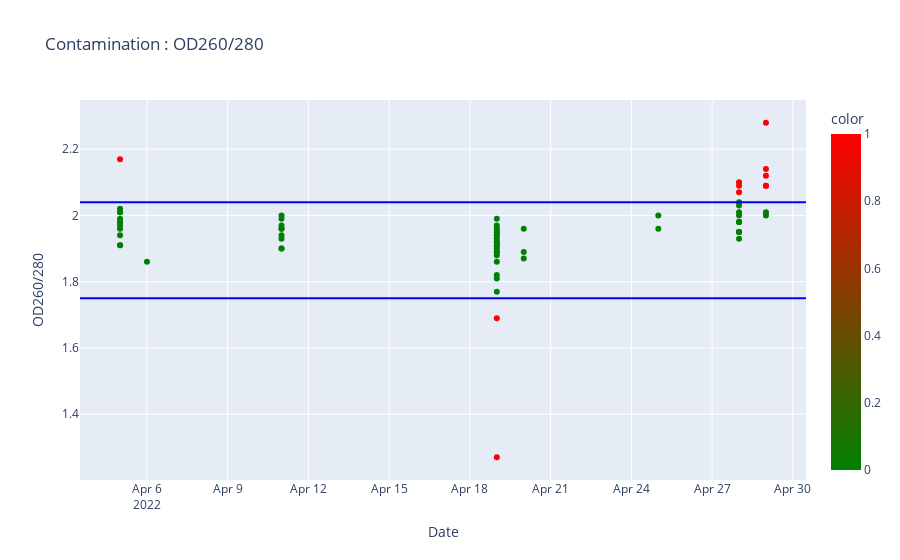

This figure's notebook cell:
### Code cell
import plotly.express as px

fig = px.scatter(df1, x="Date", y="OD260/280",
                 hover_data=['ParticipantID'],title = 'Contamination : OD260/280',
                
    
        color=(
            (df1['OD260/280'] > 2.04) |
            (df1['OD260/280'] < 1.75)
        ).astype('int'),
        color_continuous_scale=["green", "red"]
        
    )
fig.add_hline(y=1.75, line_width=2, line_color="blue")
fig.add_hline(y=2.04, line_width=2, line_color="blue")


fig.show()

### Figure 1 — Plotly figure (JSON) as saved in the notebook; plotly's stock layout.template omitted (floating-point values rounded to 4 significant figures)
{"data": [{"customdata": [["F001475C"], ["F001341G"], ["F001289A"], ["F001330V"], ["F001478F"], ["F001158H"], ["F000665X"], ["F001484M"], ["F001251J"], ["F001513T"], ["F000714A"], ["F000428P"], ["F001697T"], ["F001143R"], ["F001640G"], ["F001763Q"], ["F001755G"], ["F000615S"], ["F001512S"], ["F001753E"], ["F001766T"], ["F000610M"], ["F001448Y"], ["F000856E"], ["F001699W"], ["F001520B"], ["F001067J"], ["F001449Z"], ["F001765S"], ["F001486P"], ["F000681P"], ["F001518Z"], ["F001648Q"], ["F001797C"], ["F001546E"], ["F001301N"], ["F001794Z"], ["F001759L"], ["F001151A"], ["F001646N"], ["F000709V"], ["F001603R"], ["F001772A"], ["F001521C"], ["F001771Z"], ["F000614R"], ["F001644L"], ["F001602Q"], ["F001270E"], ["F001091K"], ["F000664W"], ["F001653W"], ["F001694Q"], ["F000613Q"], ["F001690L"], ["F001487Q"], ["F001643K"], ["F001266A"], ["F001485N"], ["F000716C"], ["F001252K"], ["F001641H"], ["F001503H"], ["F001493X"], ["F001073Q"], ["F001792X"], ["F001332X"], ["F001447X"], ["F001764R"], ["F001090J"]], "hovertemplate": "Date=%{x}<br>OD260/280=%{y}<br>ParticipantID=%{customdata[0]}<br>color=%{marker.color}<extra></extra>", "legendgroup": "", "marker": {"color": [0, 0, 1, 0, 0, 0, 0, 1, 0, 0, 0, 0, 0, 0, 0, 0, 0, 0, 0, 1, 0, 0, 0, 0, 0, 0, 0, 1, 0, 0, 0, 0, 0, 0, 0, 1, 0, 0, 0, 0, 1, 0, 1, 0, 0, 0, 0, 1, 1, 0, 0, 0, 0, 0, 0, 0, 0, 1, 0, 0, 0, 0, 0, 1, 0, 0, 0, 0, 0, 0], "coloraxis": "coloraxis", "symbol": "circle"}, "mode": "markers", "name": "", "orientation": "v", "showlegend": false, "type": "scatter", "x": ["2022-04-28", "2022-04-28", "2022-04-29", "2022-04-29", "2022-04-19", "2022-04-28", "2022-04-05", "2022-04-05", "2022-04-19", "2022-04-19", "2022-04-11", "2022-04-19", "2022-04-19", "2022-04-19", "2022-04-25", "2022-04-11", "2022-04-11", "2022-04-05", "2022-04-29", "2022-04-19", "2022-04-11", "2022-04-19", "2022-04-20", "2022-04-20", "2022-04-19", "2022-04-28", "2022-04-19", "2022-04-29", "2022-04-11", "2022-04-05", "2022-04-06", "2022-04-28", "2022-04-11", "2022-04-05", "2022-04-19", "2022-04-29", "2022-04-05", "2022-04-11", "2022-04-11", "2022-04-19", "2022-04-19", "2022-04-28", "2022-04-28", "2022-04-28", "2022-04-19", "2022-04-05", "2022-04-25", "2022-04-28", "2022-04-28", "2022-04-19", "2022-04-19", "2022-04-05", "2022-04-19", "2022-04-05", "2022-04-19", "2022-04-05", "2022-04-28", "2022-04-29", "2022-04-05", "2022-04-11", "2022-04-05", "2022-04-28", "2022-04-19", "2022-04-29", "2022-04-19", "2022-04-20", "2022-04-28", "2022-04-19", "2022-04-19", "2022-04-28"], "xaxis": "x", "y": [1.93, 2, 2.09, 2, 1.94, 1.98, 2.02, 2.17, 1.9, 1.92, 1.94, 1.82, 1.95, 1.91, 2, 1.9, 1.9, 1.94, 2.01, 1.69, 1.99, 1.93, 1.89, 1.96, 1.94, 1.95, 1.95, 2.28, 1.96, 1.91, 1.86, 1.98, 1.96, 2.01, 1.96, 2.14, 2.01, 1.93, 1.97, 1.92, 1.27, 1.98, 2.07, 2.03, 1.99, 1.99, 1.96, 2.09, 2.1, 1.77, 1.91, 1.98, 1.97, 1.96, 1.89, 1.91, 2.01, 2.09, 1.98, 2, 1.97, 1.95, 1.81, 2.12, 1.88, 1.87, 2.04, 1.86, 1.89, 1.95], "yaxis": "y"}], "layout": {"coloraxis": {"colorbar": {"title": {"text": "color"}}, "colorscale": [[0, "green"], [1, "red"]]}, "legend": {"tracegroupgap": 0}, "shapes": [{"line": {"color": "blue", "width": 2}, "type": "line", "x0": 0, "x1": 1, "xref": "x domain", "y0": 1.75, "y1": 1.75, "yref": "y"}, {"line": {"color": "blue", "width": 2}, "type": "line", "x0": 0, "x1": 1, "xref": "x domain", "y0": 2.04, "y1": 2.04, "yref": "y"}], "title": {"text": "Contamination : OD260/280"}, "xaxis": {"anchor": "y", "domain": [0, 1], "title": {"text": "Date"}}, "yaxis": {"anchor": "x", "domain": [0, 1], "title": {"text": "OD260/280"}}}}
